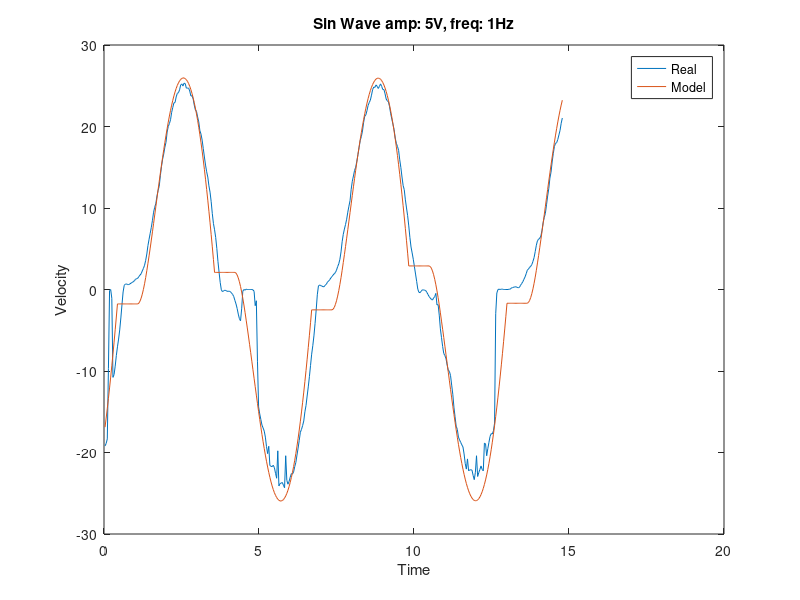
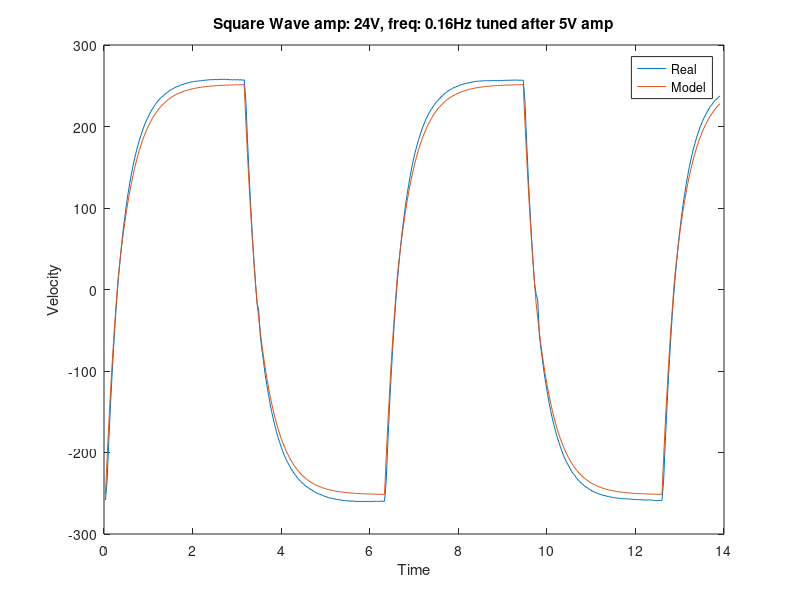
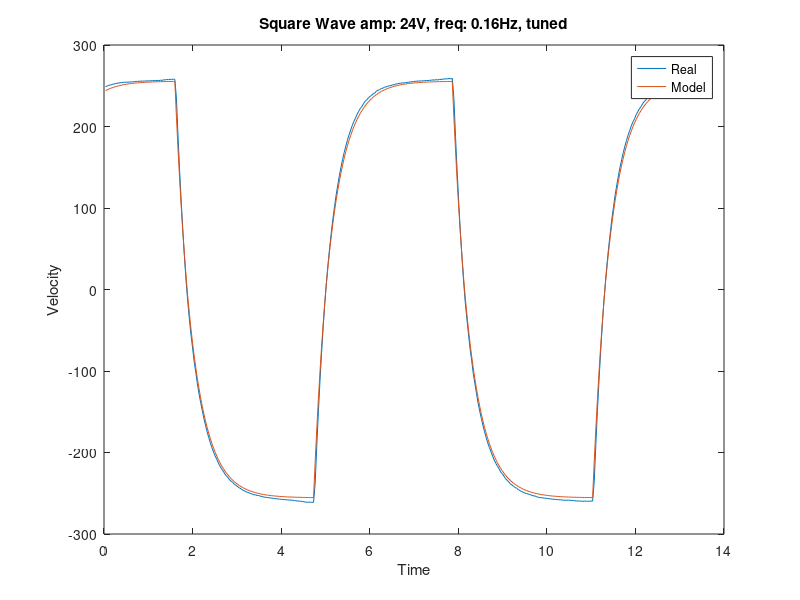
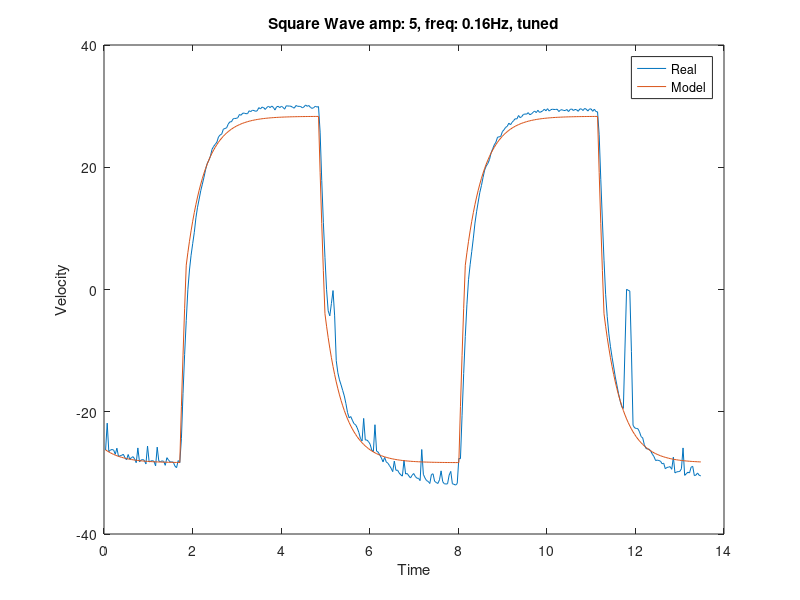

The MATLAB source for these figures, in order:
close all, clear all, clc
%% 1

% Collect data
load('./Datafiles/l2_sin_amp5_freq1.mat');
x = l2_sin_amp5_freq1.X(:,1);
y1 = l2_sin_amp5_freq1.Y(:,1);
y2 = l2_sin_amp5_freq1.Y(:,2);

% Plotting
figure
plot(x.Data,y2.Data,x.Data,y1.Data)
legend('Real','Model')
title('Sin Wave amp: 5V, freq: 1Hz')
ylabel('Velocity')
xlabel('Time')

%% 2
% Collect data
load('./Datafiles/l2_sq_amp24_freq016_d_tuned_after_fc_5amp_tuned');
x = l2_sq_amp24_freq016_d_tuned_aft.X(:,1);
y1 = l2_sq_amp24_freq016_d_tuned_aft.Y(:,1);
y2 = l2_sq_amp24_freq016_d_tuned_aft.Y(:,2);

% Plotting
figure
plot(x.Data,y2.Data,x.Data,y1.Data)
legend('Real','Model')
title('Square Wave amp: 24V, freq: 0.16Hz tuned after 5V amp')
ylabel('Velocity')
xlabel('Time')

%% 3
% Collect data
load('./Datafiles/l2_sq_amp24_freq016_fc_tuned.mat');
x = l2_sq_amp24_freq016_fc_tuned.X(:,1);
y1 = l2_sq_amp24_freq016_fc_tuned.Y(:,1);
y2 = l2_sq_amp24_freq016_fc_tuned.Y(:,2);

% Plotting
figure
plot(x.Data,y2.Data,x.Data,y1.Data)
legend('Real','Model')
title('Square Wave amp: 24V, freq: 0.16Hz, tuned')
ylabel('Velocity')
xlabel('Time')

%% 4
% Collect data
load('./Datafiles/l2_sq_amp5_freq016_fc_tuned');
x = l2_sq_amp5_freq016_fc_tuned.X(:,1);
y1 = l2_sq_amp5_freq016_fc_tuned.Y(:,1);
y2 = l2_sq_amp5_freq016_fc_tuned.Y(:,2);

% Plotting
figure
plot(x.Data,y2.Data,x.Data,y1.Data)
legend('Real','Model')
title('Square Wave amp: 5, freq: 0.16Hz, tuned')
ylabel('Velocity')
xlabel('Time')

%%LEVEL 1
%% 5
% Collect data
load('./Datafiles/sq_amp24_freq016');
x = sq_amp24_freq016.X(:,1);
y1 = sq_amp24_freq016.Y(:,1);
y2 = sq_amp24_freq016.Y(:,2);

% Plotting
figure
plot(x.Data,y2.Data,x.Data,y1.Data)
legend('Real','Model')
title('Square Wave amp: 24V, freq: 0.16Hz')
ylabel('Velocity')
xlabel('Time')

%% 6
% Collect data
load('./Datafiles/sq_amp24_freq016_d_J_tuned.mat');
x = sq_amp24_freq016_d_J_tuned.X(:,1);
y1 = sq_amp24_freq016_d_J_tuned.Y(:,1);
y2 = sq_amp24_freq016_d_J_tuned.Y(:,2);

% Plotting
figure
plot(x.Data,y2.Data,x.Data,y1.Data)
legend('Real','Model')
title('Square Wave amp: 24V, freq: 0.16Hz, J-tuned')
ylabel('Velocity')
xlabel('Time')

%% 7
% Collect data
load('./Datafiles/sq_amp24_freq016_d_tuned');
x = sq_amp24_freq016_d_tuned.X(:,1);
y1 = sq_amp24_freq016_d_tuned.Y(:,1);
y2 = sq_amp24_freq016_d_tuned.Y(:,2);

% Plotting
figure
plot(x.Data,y2.Data,x.Data,y1.Data)
legend('Real','Model')
title('Square Wave amp: 24V, freq: 0.16Hz, tuned')
ylabel('Velocity')
xlabel('Time')

%% 8
% Collect data
load('./Datafiles/sq_amp5_freq016.mat');
x = sq_amp5_freq016.X(:,1);
y1 = sq_amp5_freq016.Y(:,1);
y2 = sq_amp5_freq016.Y(:,2);

% Plotting
figure
plot(x.Data,y2.Data,x.Data,y1.Data)
legend('Real','Model')
title('Square Wave amp: 5V, freq: 0.16Hz')
ylabel('Velocity')
xlabel('Time')

